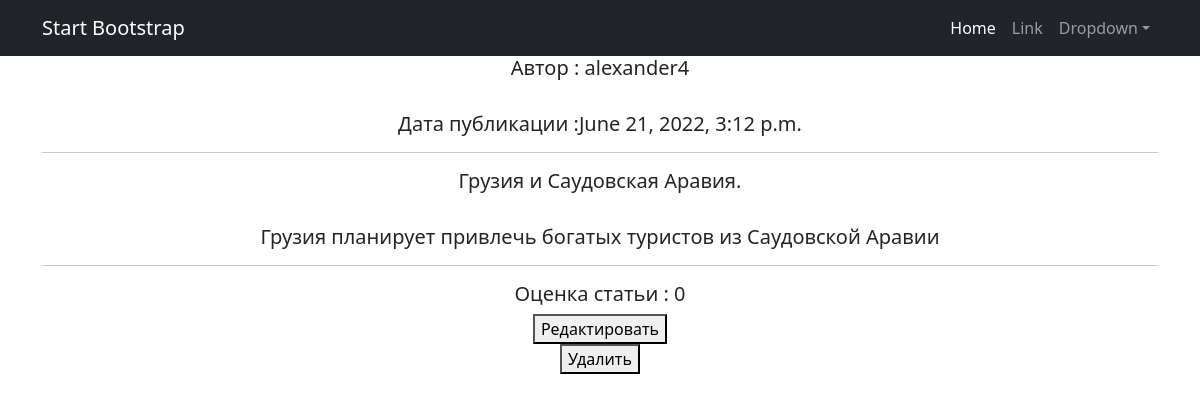
The app's page /news/78 with its own data.
### news/models.py (models this page shows, shortened)
class Post(models.Model):
    article = 'AR'
    news = 'NW'
    TYPES = [(article, 'статья'), (news, 'новость')]
    post_author = models.ForeignKey(Author, on_delete=models.CASCADE)
    post_type = models.CharField(max_length=2, choices=TYPES)
    post_time_create = models.DateTimeField(auto_now_add=True)
    post_category = models.ManyToManyField(Category, through='PostCategory')
    post_title = models.CharField(max_length=255)
    post_text = models.TextField()
    post_rating = models.IntegerField(default=0)

class Author(models.Model):
    author = models.OneToOneField(User, on_delete=models.CASCADE)
    author_rating = models.IntegerField(default=0, verbose_name='rating')
    def __str__(self):
        return f'{self.author}'

### news/views.py (the view)
# urls.py: path('<int:pk>', PostDetail.as_view(), name='post'),
class PostDetail(DetailView):
    model = Post
    template_name = 'post.html'
    context_object_name = 'post'
    queryset = Post.objects.all()
    def get_object(self, *args, **kwargs):
        l1.error('log-django')
        l2.error('log-security')
        l3.error('log-request')
        l4.error('log-server')
        l5.error('log-template')
        l6.error('log-db')
        obj = cache.get(f'post-{self.kwargs["pk"]}', None)
        if not obj:
            obj = super().get_object(queryset=self.queryset)
            cache.set(f'post-{self.kwargs["pk"]}', obj)
        return obj

### news/templatetags/custom_filters.py (called while the page is built)
@register.filter(name='censor')
def censor(value):
    count = 0
    bad_words = ['сука', 'черт', 'блин', 'скотина', 'падла', 'гадость']
    text = value.split()
    for word in text:
        word = word.lower()
        for bad_word in bad_words:
            if word == bad_word:
                return value.replace(text[count], '*' * len(word))
        count += 1
    return value

### templates/post.html (shortened to what this page needs)
{% extends 'flatpages/default.html' %}
{% load custom_filters %}
{% load custom_tags %}
{% block content %}
<h5>Автор : {{ post.post_author }}</h5>
<br>
<h5>Дата публикации :{{ post.post_time_create }}</h5>
<hr>
<h5> {{ post.post_title | censor}}.</h5>
<br>
<h5> {{ post.post_text | censor }}</h5>
<hr>
<h5> Оценка статьи : {{ post.post_rating }}</h5>
<body>
  <form action="{% url 'post_update' post.id %}">
   <button>Редактировать</button>
  </form>
  <form action="{% url 'post_delete' post.id %}">
   <button>Удалить</button>
  </form>
 </body>
{% endblock content %}

### records on screen
Post: post_author "alexander4", post_time_create "June 21, 2022, 3:12 p.m.", post_title|censor "Грузия и Саудовская Аравия", post_text|censor "Грузия планирует привлечь богатых туристов из Саудовской Аравии", post_rating "0"
